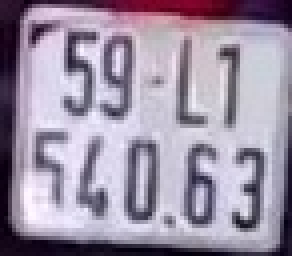
#> input picture Job74/Cropped/license_plate_0_0.jpg, 73 x 64 px, found by its file name (shown 4 times larger); its folder holds only this picture in this run
$ python DeskewTranform.py
#> lines starting #> are read from the running program, lines starting #| are printed output that depends on the picture; after the words box and inside, x2 and y2 are one past the last pixel; in counts of white or black regions, pixels touching at a corner belong together
#> further down, image is the input picture: shape (64, 73, 3); mean B, G, R 165.2, 146, 157
import cv2
import numpy as np
import os

def deskew_license_plate(image):
    gray = cv2.cvtColor(image, cv2.COLOR_BGR2GRAY)
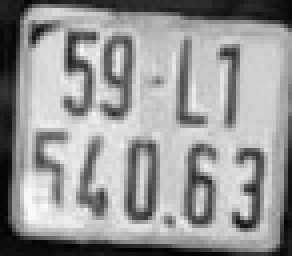
#> gray: shape (64, 73) (shown 4 times larger); min 2, max 251, mean 151.5
    blur = cv2.GaussianBlur(gray, (5, 5), 0)
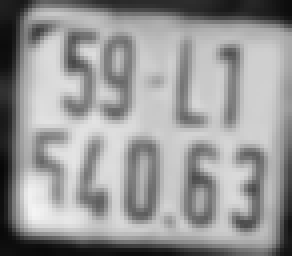
#> blur: shape (64, 73) (shown 4 times larger); min 7, max 244, mean 151.9
    _, binary = cv2.threshold(blur, 0, 255, cv2.THRESH_BINARY + cv2.THRESH_OTSU)
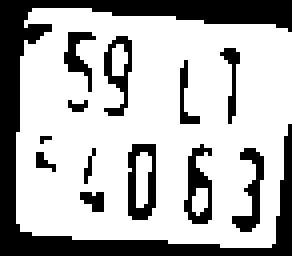
#> binary: shape (64, 73) (shown 4 times larger); 69.8% white; 13 black regions (4 under 20 px)
    contours, _ = cv2.findContours(binary, cv2.RETR_EXTERNAL, cv2.CHAIN_APPROX_SIMPLE)
#> contours = 1 contour; box (x1, y1, x2, y2) and area: (4, 2, 73, 62) 3600

    if contours:
        largest_contour = max(contours, key=cv2.contourArea)
#> largest_contour = contour of 51 points, box (x1, y1, x2, y2) (4, 2, 73, 62), area 3600
        rect = cv2.minAreaRect(largest_contour)
#> rect = ((37.99, 31.47), (57.13, 67.77), -86.91)
        angle = rect[2]
#> angle = -86.91

        if angle < -45:
            angle += 90
#> angle = 3.09
        elif angle > 45:
            angle -= 90

        (h, w) = image.shape[:2]
#> h = 64; w = 73
        center = (w // 2, h // 2)
#> center = (36, 32)
        M = cv2.getRotationMatrix2D(center, angle, 1.0)
#> M = [[0.999, 0.054, -1.67], [-0.054, 0.999, 1.99]]
        rotated = cv2.warpAffine(image, M, (w, h), flags=cv2.INTER_CUBIC,
                                 borderMode=cv2.BORDER_REPLICATE)
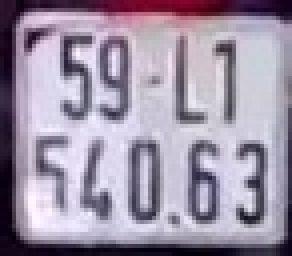
#> rotated: shape (64, 73, 3) (shown 4 times larger); mean B, G, R 165.7, 146.7, 157.4
        return rotated
    return image


input_dir = "./Cropped"
output_dir = "./Cropped_Deskewed"

# Tạo thư mục đầu ra nếu chưa tồn tại
os.makedirs(output_dir, exist_ok=True)

# Lặp qua các file ảnh trong thư mục đầu vào
for filename in os.listdir(input_dir):
    if filename.lower().endswith((".png", ".jpg", ".jpeg")):
        image_path = os.path.join(input_dir, filename)
        image = cv2.imread(image_path)

        if image is not None:
            result = deskew_license_plate(image)
            save_path = os.path.join(output_dir, filename)
            cv2.imwrite(save_path, result)
            print(f"✔ Đã xử lý và lưu: {save_path}")
        else:
            print(f"✘ Không thể đọc ảnh: {image_path}")
